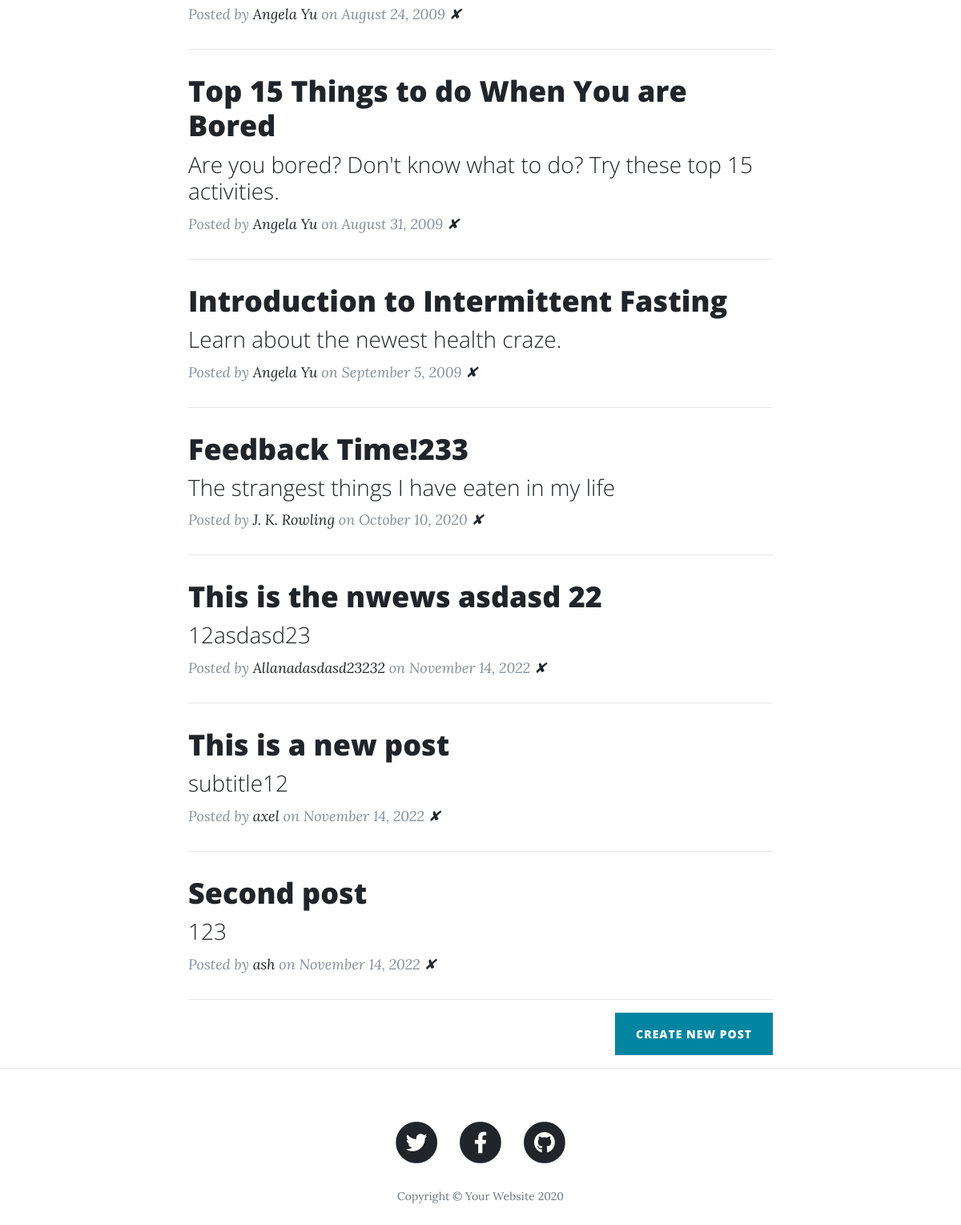
Before: / (lower part) with the older database file.
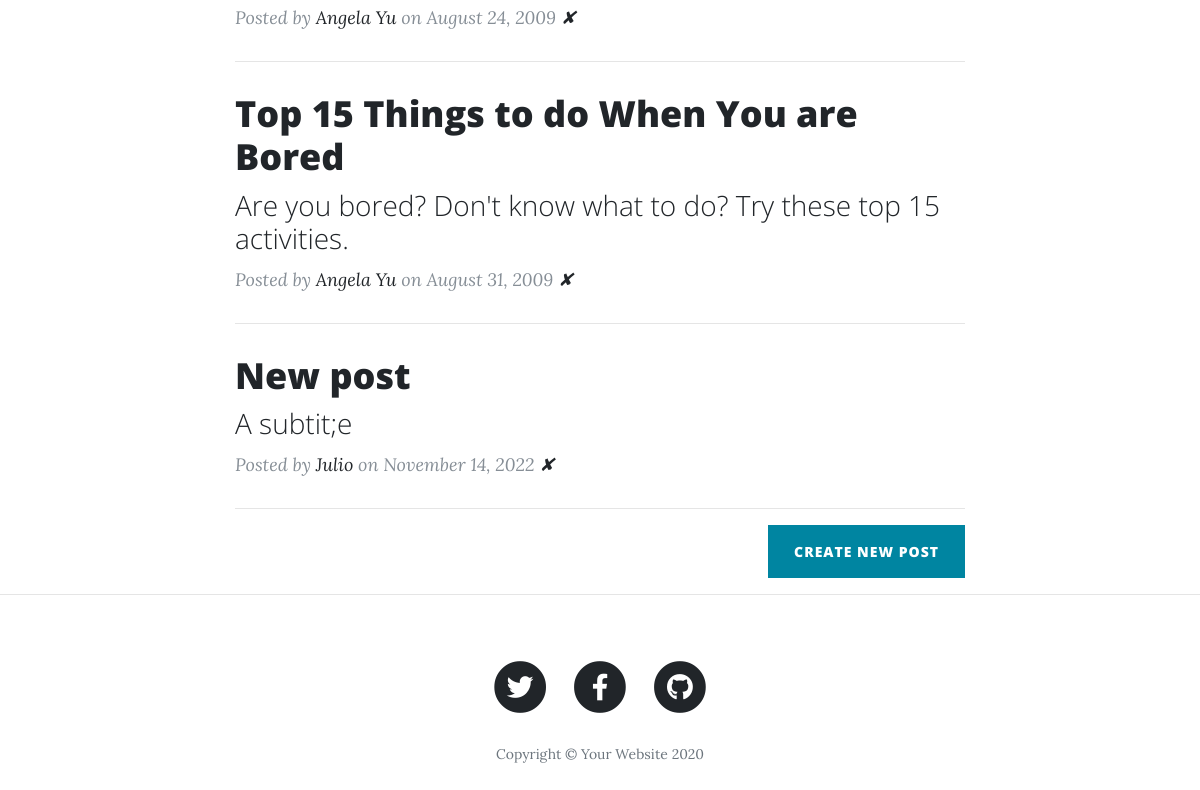
After: the same page with the newer database file.
### main.py (models this page shows)
class BlogPost(db.Model):
    id = db.Column(db.Integer, primary_key=True)
    title = db.Column(db.String(250), unique=True, nullable=False)
    subtitle = db.Column(db.String(250), nullable=False)
    date = db.Column(db.String(250), nullable=False)
    body = db.Column(db.Text, nullable=False)
    author = db.Column(db.String(250), nullable=False)
    img_url = db.Column(db.String(250), nullable=False)

### main.py (the view)
@app.route('/')
def get_all_posts():
    posts = [post for post in all_posts_query]
    return render_template("index.html", all_posts=posts)

### templates/index.html (shortened to what this page needs)
{% include "header.html" %}
  <div class="container">
    <div class="row">
      <div class="col-lg-8 col-md-10 mx-auto">
        {% for post in all_posts %}
        <div class="post-preview">
          <a href="{{ url_for('show_post', index=post.id) }}">
            <h2 class="post-title">
              {{post.title}}
            </h2>
            <h3 class="post-subtitle">
              {{post.subtitle}}
            </h3>
          </a>
          <p class="post-meta">Posted by
            <a href="#">{{post.author}}</a>
            on {{post.date}} <a href="{{url_for('delete_post', post_id=post.id)}}">✘</a> </p>
        </div>
        <hr>
        {% endfor %}
        <div class="clearfix">
          <a class="btn btn-primary float-right" href="{{url_for('create_post')}}">Create New Post</a>
        </div>
      </div>
    </div>
  </div>
  <hr>
{% include "footer.html" %}

### templates/header.html (shortened to what this page needs)
<!DOCTYPE html>
<html lang="en">
<head>
  <link href="{{ url_for('static', filename='vendor/bootstrap/css/bootstrap.min.css') }}" rel="stylesheet">
  <link href="{{ url_for('static', filename='vendor/fontawesome-free/css/all.min.css')}}" rel="stylesheet" type="text/css">
  <link href="{{ url_for('static', filename='css/clean-blog.min.css')}}" rel="stylesheet">
</head>
<body>

### templates/footer.html (shortened to what this page needs)
  <footer>
    <div class="container">
      <div class="row">
        <div class="col-lg-8 col-md-10 mx-auto">
          <ul class="list-inline text-center">
            <li class="list-inline-item">
              <a href="#">
                <span class="fa-stack fa-lg">
                  <i class="fas fa-circle fa-stack-2x"></i>
                  <i class="fab fa-twitter fa-stack-1x fa-inverse"></i>
                </span>
              </a>
            </li>
            <li class="list-inline-item">
              <a href="#">
                <span class="fa-stack fa-lg">
                  <i class="fas fa-circle fa-stack-2x"></i>
                  <i class="fab fa-facebook-f fa-stack-1x fa-inverse"></i>
                </span>
              </a>
            </li>
            <li class="list-inline-item">
              <a href="#">
                <span class="fa-stack fa-lg">
                  <i class="fas fa-circle fa-stack-2x"></i>
                  <i class="fab fa-github fa-stack-1x fa-inverse"></i>
                </span>
              </a>
            </li>
          </ul>
          <p class="copyright text-muted">Copyright &copy; Your Website 2020</p>
        </div>
      </div>
    </div>
  </footer>
</body>
</html>

Changed rows visible on the page:
removed BlogPost: title "Feedback Time!233", subtitle "The strangest things I have eaten in my life", author "J. K. Rowling", date "October 10, 2020"
removed BlogPost: title "This is the nwews asdasd 22", subtitle "12asdasd23", author "Allanadasdasd23232", date "November 14, 2022"
removed BlogPost: title "This is a new post", subtitle "subtitle12", author "axel", date "November 14, 2022"
removed BlogPost: title "Second post", subtitle "123", author "ash", date "November 14, 2022"
changed BlogPost: title "Introduction to Intermittent Fasting" → "New post"; subtitle "Learn about the newest health craze." → "A subtit;e"; author "Angela Yu" → "Julio"; date "September 5, 2009" → "November 14, 2022"
